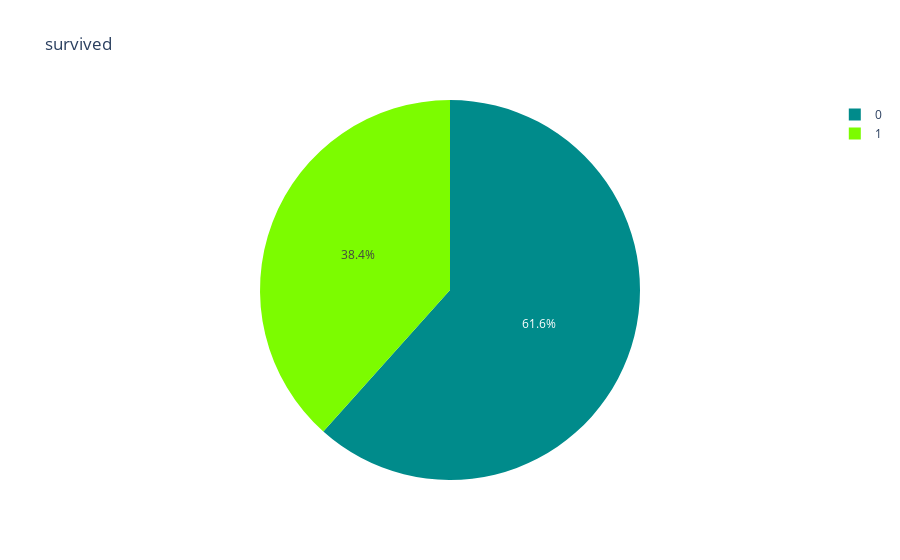
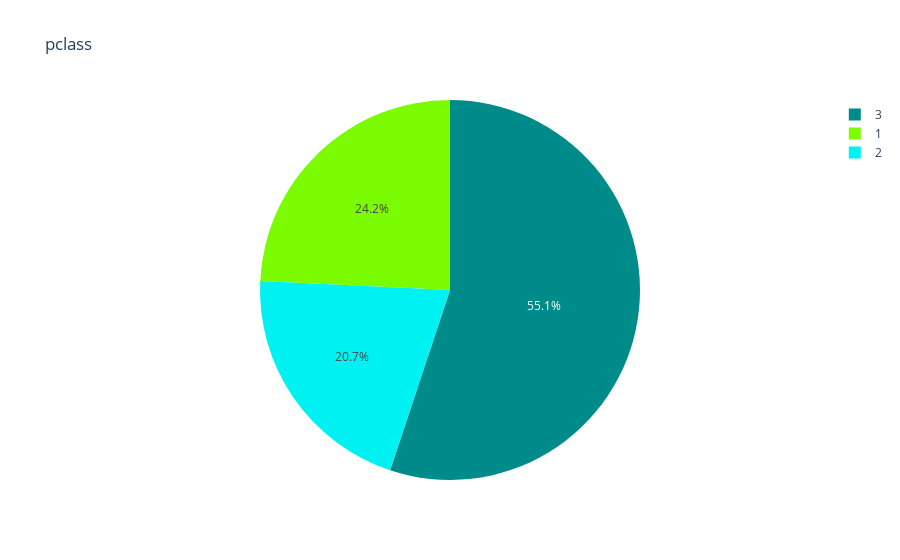
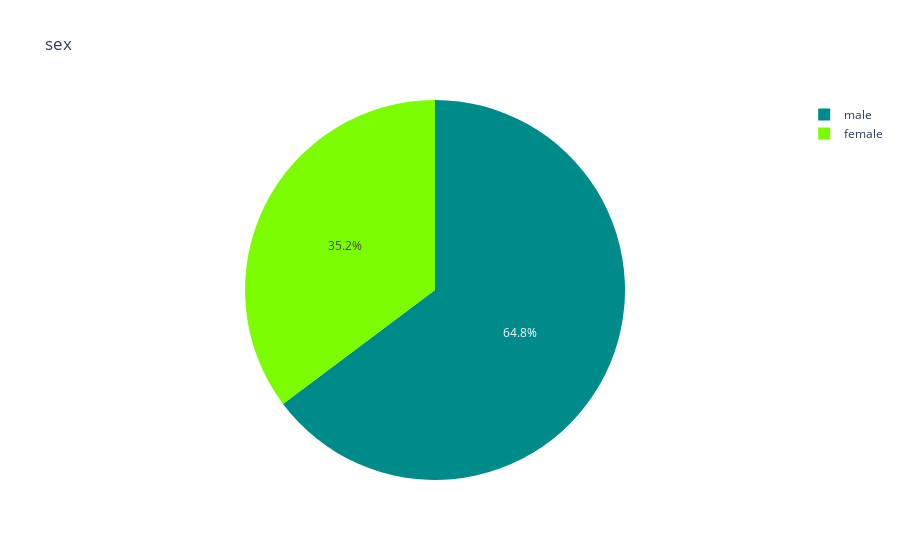
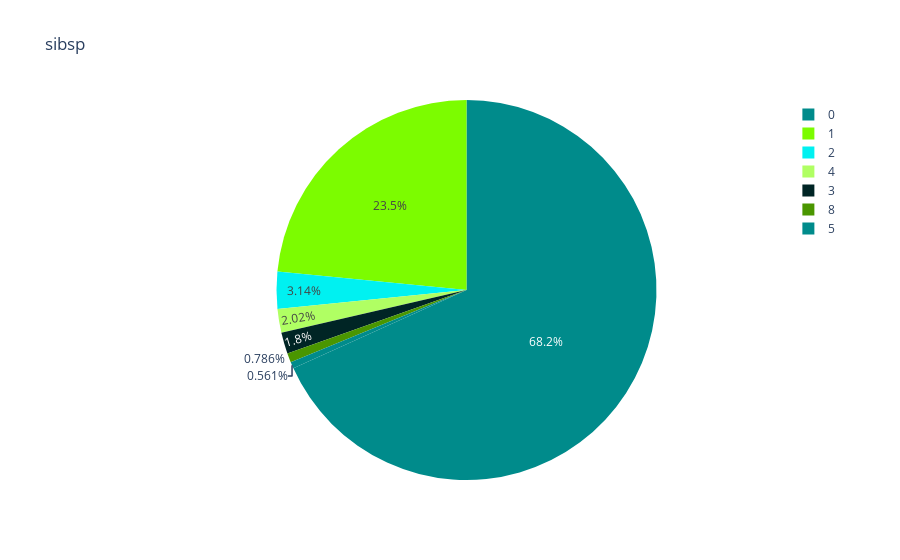

Notebook code cell kept with these figures, in order:
### Code cell
pie_chart(data,categorical_col)

### Figure 1 — Plotly figure (JSON) as saved in the notebook; plotly's stock layout.template omitted (floating-point values rounded to 4 significant figures)
{"data": [{"domain": {"x": [0, 1], "y": [0, 1]}, "hovertemplate": "label=%{label}<br>value=%{value}<extra></extra>", "labels": [0, 1], "legendgroup": "", "name": "", "showlegend": true, "type": "pie", "values": [61.62, 38.38]}], "layout": {"autosize": true, "legend": {"tracegroupgap": 0}, "piecolorway": ["darkcyan", "lawngreen"], "title": {"text": "survived"}}}

### Figure 2 — Plotly figure (JSON) as saved in the notebook; plotly's stock layout.template omitted (floating-point values rounded to 4 significant figures)
{"data": [{"domain": {"x": [0, 1], "y": [0, 1]}, "hovertemplate": "label=%{label}<br>value=%{value}<extra></extra>", "labels": [3, 1, 2], "legendgroup": "", "name": "", "showlegend": true, "type": "pie", "values": [55.11, 24.24, 20.65]}], "layout": {"autosize": true, "legend": {"tracegroupgap": 0}, "piecolorway": ["darkcyan", "lawngreen"], "title": {"text": "pclass"}}}

### Figure 3 — Plotly figure (JSON) as saved in the notebook; plotly's stock layout.template omitted (floating-point values rounded to 4 significant figures)
{"data": [{"domain": {"x": [0, 1], "y": [0, 1]}, "hovertemplate": "label=%{label}<br>value=%{value}<extra></extra>", "labels": ["male", "female"], "legendgroup": "", "name": "", "showlegend": true, "type": "pie", "values": [64.76, 35.24]}], "layout": {"autosize": true, "legend": {"tracegroupgap": 0}, "piecolorway": ["darkcyan", "lawngreen"], "title": {"text": "sex"}}}

### Figure 4 — Plotly figure (JSON) as saved in the notebook; plotly's stock layout.template omitted (floating-point values rounded to 4 significant figures)
{"data": [{"domain": {"x": [0, 1], "y": [0, 1]}, "hovertemplate": "label=%{label}<br>value=%{value}<extra></extra>", "labels": [0, 1, 2, 4, 3, 8, 5], "legendgroup": "", "name": "", "showlegend": true, "type": "pie", "values": [68.24, 23.46, 3.143, 2.02, 1.796, 0.7856, 0.5612]}], "layout": {"autosize": true, "legend": {"tracegroupgap": 0}, "piecolorway": ["darkcyan", "lawngreen"], "title": {"text": "sibsp"}}}
